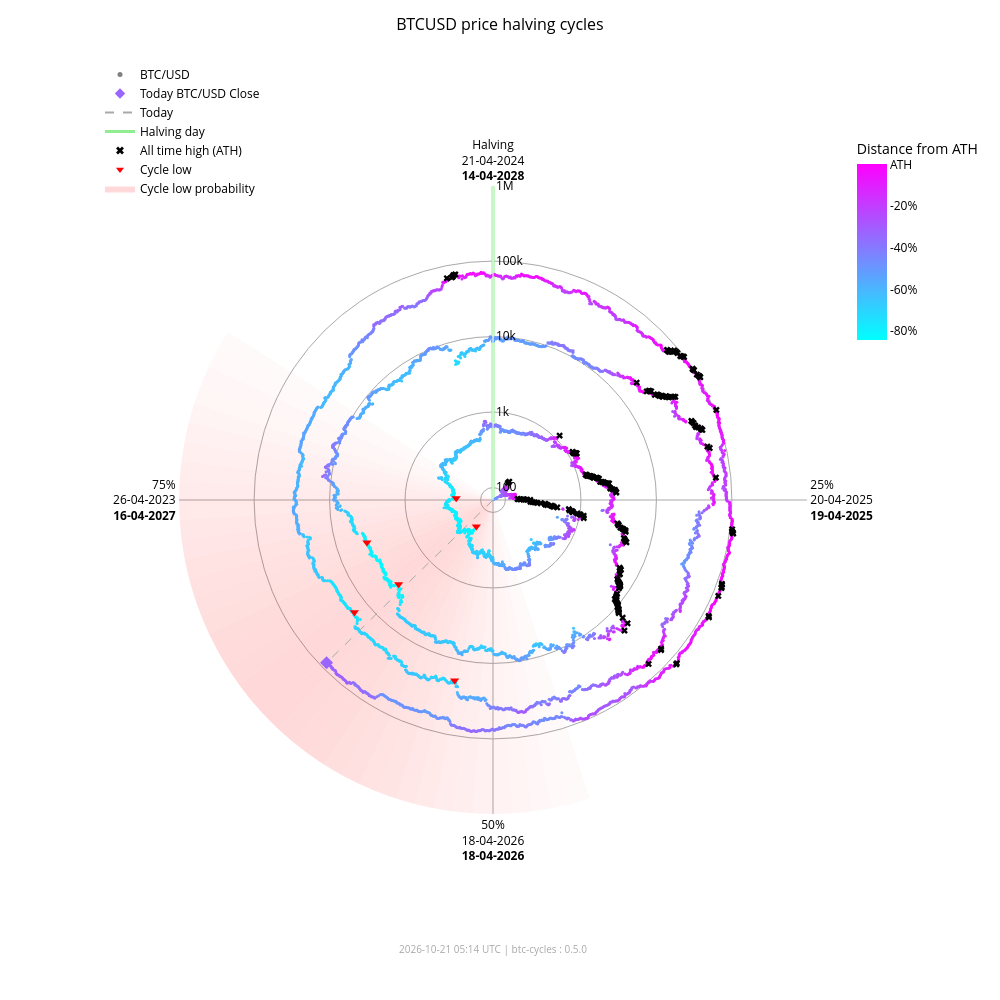

Here is the notebook cell this chart was saved with:
### Markdown cell above
### Interactive chart (plotly)

### Code cell
fig_interactive = btc.plot(
    kind="interactive",
    from_date="2012-11-28",
)
# plotly config for interactivity
config = {"scrollZoom": True, "displayModeBar": True}
# display in notebook
fig_interactive.show(config=config)

### Figure 1 — Plotly figure (JSON) as saved in the notebook; plotly's stock layout.template omitted (floating-point values rounded to 4 significant figures; data arrays with more than 128 entries replaced by an {"elided": "..."} marker saying what was removed)
{"data": [{"fill": "toself", "fillcolor": "rgba(255,0,0,0.018306980149439524)", "hoverinfo": "skip", "line": {"width": 0}, "mode": "lines", "r": [68.43, 1000000, 1000000, 68.43, 68.43], "showlegend": false, "theta": [162.0, 162.0, 165.6, 165.6, 162.0], "type": "scatterpolar"}, {"fill": "toself", "fillcolor": "rgba(255,0,0,0.02405911634527998)", "hoverinfo": "skip", "line": {"width": 0}, "mode": "lines", "r": [68.43, 1000000, 1000000, 68.43, 68.43], "showlegend": false, "theta": [165.6, 165.6, 169.2, 169.2, 165.6], "type": "scatterpolar"}, {"fill": "toself", "fillcolor": "rgba(255,0,0,0.030803449372254352)", "hoverinfo": "skip", "line": {"width": 0}, "mode": "lines", "r": [68.43, 1000000, 1000000, 68.43, 68.43], "showlegend": false, "theta": [169.2, 169.2, 172.8, 172.8, 169.2], "type": "scatterpolar"}, {"fill": "toself", "fillcolor": "rgba(255,0,0,0.03847233586005252)", "hoverinfo": "skip", "line": {"width": 0}, "mode": "lines", "r": [68.43, 1000000, 1000000, 68.43, 68.43], "showlegend": false, "theta": [172.8, 172.8, 176.4, 176.4, 172.8], "type": "scatterpolar"}, {"fill": "toself", "fillcolor": "rgba(255,0,0,0.04694405159551339)", "hoverinfo": "skip", "line": {"width": 0}, "mode": "lines", "r": [68.43, 1000000, 1000000, 68.43, 68.43], "showlegend": false, "theta": [176.4, 176.4, 180.0, 180.0, 176.4], "type": "scatterpolar"}, {"fill": "toself", "fillcolor": "rgba(255,0,0,0.05605603979818329)", "hoverinfo": "skip", "line": {"width": 0}, "mode": "lines", "r": [68.43, 1000000, 1000000, 68.43, 68.43], "showlegend": false, "theta": [180.0, 180.0, 183.6, 183.6, 180.0], "type": "scatterpolar"}, {"fill": "toself", "fillcolor": "rgba(255,0,0,0.06562330627802694)", "hoverinfo": "skip", "line": {"width": 0}, "mode": "lines", "r": [68.43, 1000000, 1000000, 68.43, 68.43], "showlegend": false, "theta": [183.6, 183.6, 187.2, 187.2, 183.6], "type": "scatterpolar"}, {"fill": "toself", "fillcolor": "rgba(255,0,0,0.07545707932574237)", "hoverinfo": "skip", "line": {"width": 0}, "mode": "lines", "r": [68.43, 1000000, 1000000, 68.43, 68.43], "showlegend": false, "theta": [187.2, 187.2, 190.8, 190.8, 187.2], "type": "scatterpolar"}, {"fill": "toself", "fillcolor": "rgba(255,0,0,0.08537841060169407)", "hoverinfo": "skip", "line": {"width": 0}, "mode": "lines", "r": [68.43, 1000000, 1000000, 68.43, 68.43], "showlegend": false, "theta": [190.8, 190.8, 194.4, 194.4, 190.8], "type": "scatterpolar"}, {"fill": "toself", "fillcolor": "rgba(255,0,0,0.09522272137134848)", "hoverinfo": "skip", "line": {"width": 0}, "mode": "lines", "r": [68.43, 1000000, 1000000, 68.43, 68.43], "showlegend": false, "theta": [194.4, 194.4, 198.0, 198.0, 194.4], "type": "scatterpolar"}, {"fill": "toself", "fillcolor": "rgba(255,0,0,0.10483418800389058)", "hoverinfo": "skip", "line": {"width": 0}, "mode": "lines", "r": [68.43, 1000000, 1000000, 68.43, 68.43], "showlegend": false, "theta": [198.0, 198.0, 201.6, 201.6, 198.0], "type": "scatterpolar"}, {"fill": "toself", "fillcolor": "rgba(255,0,0,0.11405248627197925)", "hoverinfo": "skip", "line": {"width": 0}, "mode": "lines", "r": [68.43, 1000000, 1000000, 68.43, 68.43], "showlegend": false, "theta": [201.6, 201.6, 205.2, 205.2, 201.6], "type": "scatterpolar"}, {"fill": "toself", "fillcolor": "rgba(255,0,0,0.12269756305009562)", "hoverinfo": "skip", "line": {"width": 0}, "mode": "lines", "r": [68.43, 1000000, 1000000, 68.43, 68.43], "showlegend": false, "theta": [205.2, 205.2, 208.8, 208.8, 205.2], "type": "scatterpolar"}, {"fill": "toself", "fillcolor": "rgba(255,0,0,0.13055959037792858)", "hoverinfo": "skip", "line": {"width": 0}, "mode": "lines", "r": [68.43, 1000000, 1000000, 68.43, 68.43], "showlegend": false, "theta": [208.8, 208.8, 212.4, 212.4, 208.8], "type": "scatterpolar"}, {"fill": "toself", "fillcolor": "rgba(255,0,0,0.13740037014073872)", "hoverinfo": "skip", "line": {"width": 0}, "mode": "lines", "r": [68.43, 1000000, 1000000, 68.43, 68.43], "showlegend": false, "theta": [212.4, 212.4, 216.0, 216.0, 212.4], "type": "scatterpolar"}, {"fill": "toself", "fillcolor": "rgba(255,0,0,0.14296927208088228)", "hoverinfo": "skip", "line": {"width": 0}, "mode": "lines", "r": [68.43, 1000000, 1000000, 68.43, 68.43], "showlegend": false, "theta": [216.0, 216.0, 219.6, 219.6, 216.0], "type": "scatterpolar"}, {"fill": "toself", "fillcolor": "rgba(255,0,0,0.14703219887325494)", "hoverinfo": "skip", "line": {"width": 0}, "mode": "lines", "r": [68.43, 1000000, 1000000, 68.43, 68.43], "showlegend": false, "theta": [219.6, 219.6, 223.2, 223.2, 219.6], "type": "scatterpolar"}, {"fill": "toself", "fillcolor": "rgba(255,0,0,0.14940752827264187)", "hoverinfo": "skip", "line": {"width": 0}, "mode": "lines", "r": [68.43, 1000000, 1000000, 68.43, 68.43], "showlegend": false, "theta": [223.2, 223.2, 226.8, 226.8, 223.2], "type": "scatterpolar"}, {"fill": "toself", "fillcolor": "rgba(255,0,0,0.15)", "hoverinfo": "skip", "line": {"width": 0}, "mode": "lines", "r": [68.43, 1000000, 1000000, 68.43, 68.43], "showlegend": false, "theta": [226.8, 226.8, 230.4, 230.4, 226.8], "type": "scatterpolar"}, {"fill": "toself", "fillcolor": "rgba(255,0,0,0.14882314851976614)", "hoverinfo": "skip", "line": {"width": 0}, "mode": "lines", "r": [68.43, 1000000, 1000000, 68.43, 68.43], "showlegend": false, "theta": [230.4, 230.4, 234.0, 234.0, 230.4], "type": "scatterpolar"}, {"fill": "toself", "fillcolor": "rgba(255,0,0,0.14600334989350275)", "hoverinfo": "skip", "line": {"width": 0}, "mode": "lines", "r": [68.43, 1000000, 1000000, 68.43, 68.43], "showlegend": false, "theta": [234.0, 234.0, 237.6, 237.6, 234.0], "type": "scatterpolar"}, {"fill": "toself", "fillcolor": "rgba(255,0,0,0.14176315293000513)", "hoverinfo": "skip", "line": {"width": 0}, "mode": "lines", "r": [68.43, 1000000, 1000000, 68.43, 68.43], "showlegend": false, "theta": [237.6, 237.6, 241.2, 241.2, 237.6], "type": "scatterpolar"}, {"fill": "toself", "fillcolor": "rgba(255,0,0,0.1363869302869166)", "hoverinfo": "skip", "line": {"width": 0}, "mode": "lines", "r": [68.43, 1000000, 1000000, 68.43, 68.43], "showlegend": false, "theta": [241.2, 241.2, 244.8, 244.8, 241.2], "type": "scatterpolar"}, {"fill": "toself", "fillcolor": "rgba(255,0,0,0.13017643696734477)", "hoverinfo": "skip", "line": {"width": 0}, "mode": "lines", "r": [68.43, 1000000, 1000000, 68.43, 68.43], "showlegend": false, "theta": [244.8, 244.8, 248.4, 248.4, 244.8], "type": "scatterpolar"}, {"fill": "toself", "fillcolor": "rgba(255,0,0,0.1234063302665758)", "hoverinfo": "skip", "line": {"width": 0}, "mode": "lines", "r": [68.43, 1000000, 1000000, 68.43, 68.43], "showlegend": false, "theta": [248.4, 248.4, 252.0, 252.0, 248.4], "type": "scatterpolar"}, {"fill": "toself", "fillcolor": "rgba(255,0,0,0.11628949020714345)", "hoverinfo": "skip", "line": {"width": 0}, "mode": "lines", "r": [68.43, 1000000, 1000000, 68.43, 68.43], "showlegend": false, "theta": [252.0, 252.0, 255.6, 255.6, 252.0], "type": "scatterpolar"}, {"fill": "toself", "fillcolor": "rgba(255,0,0,0.108959277972535)", "hoverinfo": "skip", "line": {"width": 0}, "mode": "lines", "r": [68.43, 1000000, 1000000, 68.43, 68.43], "showlegend": false, "theta": [255.6, 255.6, 259.2, 259.2, 255.6], "type": "scatterpolar"}, {"fill": "toself", "fillcolor": "rgba(255,0,0,0.1014715299920515)", "hoverinfo": "skip", "line": {"width": 0}, "mode": "lines", "r": [68.43, 1000000, 1000000, 68.43, 68.43], "showlegend": false, "theta": [259.2, 259.2, 262.8, 262.8, 259.2], "type": "scatterpolar"}, {"fill": "toself", "fillcolor": "rgba(255,0,0,0.09382430417652897)", "hoverinfo": "skip", "line": {"width": 0}, "mode": "lines", "r": [68.43, 1000000, 1000000, 68.43, 68.43], "showlegend": false, "theta": [262.8, 262.8, 266.4, 266.4, 262.8], "type": "scatterpolar"}, {"fill": "toself", "fillcolor": "rgba(255,0,0,0.08598937207621672)", "hoverinfo": "skip", "line": {"width": 0}, "mode": "lines", "r": [68.43, 1000000, 1000000, 68.43, 68.43], "showlegend": false, "theta": [266.4, 266.4, 270.0, 270.0, 266.4], "type": "scatterpolar"}, {"fill": "toself", "fillcolor": "rgba(255,0,0,0.07794710108398434)", "hoverinfo": "skip", "line": {"width": 0}, "mode": "lines", "r": [68.43, 1000000, 1000000, 68.43, 68.43], "showlegend": false, "theta": [270.0, 270.0, 273.6, 273.6, 270.0], "type": "scatterpolar"}, {"fill": "toself", "fillcolor": "rgba(255,0,0,0.06971614429145927)", "hoverinfo": "skip", "line": {"width": 0}, "mode": "lines", "r": [68.43, 1000000, 1000000, 68.43, 68.43], "showlegend": false, "theta": [273.6, 273.6, 277.2, 277.2, 273.6], "type": "scatterpolar"}, {"fill": "toself", "fillcolor": "rgba(255,0,0,0.061371174705723626)", "hoverinfo": "skip", "line": {"width": 0}, "mode": "lines", "r": [68.43, 1000000, 1000000, 68.43, 68.43], "showlegend": false, "theta": [277.2, 277.2, 280.8, 280.8, 277.2], "type": "scatterpolar"}, {"fill": "toself", "fillcolor": "rgba(255,0,0,0.05304520605236535)", "hoverinfo": "skip", "line": {"width": 0}, "mode": "lines", "r": [68.43, 1000000, 1000000, 68.43, 68.43], "showlegend": false, "theta": [280.8, 280.8, 284.4, 284.4, 280.8], "type": "scatterpolar"}, {"fill": "toself", "fillcolor": "rgba(255,0,0,0.044916938988340704)", "hoverinfo": "skip", "line": {"width": 0}, "mode": "lines", "r": [68.43, 1000000, 1000000, 68.43, 68.43], "showlegend": false, "theta": [284.4, 284.4, 288.0, 288.0, 284.4], "type": "scatterpolar"}, {"fill": "toself", "fillcolor": "rgba(255,0,0,0.0371870550186571)", "hoverinfo": "skip", "line": {"width": 0}, "mode": "lines", "r": [68.43, 1000000, 1000000, 68.43, 68.43], "showlegend": false, "theta": [288.0, 288.0, 291.6, 291.6, 288.0], "type": "scatterpolar"}, {"fill": "toself", "fillcolor": "rgba(255,0,0,0.030049603184432498)", "hoverinfo": "skip", "line": {"width": 0}, "mode": "lines", "r": [68.43, 1000000, 1000000, 68.43, 68.43], "showlegend": false, "theta": [291.6, 291.6, 295.2, 295.2, 291.6], "type": "scatterpolar"}, {"fill": "toself", "fillcolor": "rgba(255,0,0,0.023665126797805223)", "hoverinfo": "skip", "line": {"width": 0}, "mode": "lines", "r": [68.43, 1000000, 1000000, 68.43, 68.43], "showlegend": false, "theta": [295.2, 295.2, 298.8, 298.8, 295.2], "type": "scatterpolar"}, {"fill": "toself", "fillcolor": "rgba(255,0,0,0.018141004067302662)", "hoverinfo": "skip", "line": {"width": 0}, "mode": "lines", "r": [68.43, 1000000, 1000000, 68.43, 68.43], "showlegend": false, "theta": [298.8, 298.8, 302.4, 302.4, 298.8], "type": "scatterpolar"}, {"hoverinfo": "skip", "line": {"color": "darkgrey", "dash": "dash", "width": 1}, "mode": "lines", "r": [68.43, 82940.0], "showlegend": false, "theta": [225.6, 225.6], "type": "scatterpolar"}, {"hoverinfo": "skip", "line": {"color": "lightgreen", "width": 3}, "mode": "lines", "r": [68.43, 1000000], "showlegend": false, "theta": [0, 0], "type": "scatterpolar"}, {"hoverinfo": "text", "marker": {"color": {"elided": "4925 str values"}, "size": 3}, "mode": "markers", "r": {"elided": "4925 float values"}, "showlegend": false, "text": {"elided": "4925 str values"}, "theta": {"elided": "4925 float values"}, "type": "scatterpolar"}, {"hoverinfo": "text", "marker": {"color": "#9a65ff", "size": 10, "symbol": "diamond"}, "mode": "markers", "r": [82940.0], "showlegend": false, "text": ["Today<br>Date: 2026-10-20<br>Price: $82,941.00"], "theta": [225.6], "type": "scatterpolar"}, {"hoverinfo": "text", "marker": {"color": "black", "size": 6, "symbol": "x"}, "mode": "markers", "r": {"elided": "182 float values"}, "showlegend": false, "text": {"elided": "182 str values"}, "theta": {"elided": "182 float values"}, "type": "scatterpolar"}, {"hoverinfo": "text", "marker": {"color": "red", "size": 8, "symbol": "triangle-down"}, "mode": "markers", "r": [178.1, 210.5, 3237.0, 3961.0, 19020.0, 15790.0], "showlegend": false, "text": ["Cycle Low<br>Date: 2015-01-14<br>Price: $178.10<br>ATH distance: -84.5%", "Cycle Low<br>Date: 2015-08-24<br>Price: $210.49<br>ATH distance: -81.7%", "Cycle Low<br>Date: 2018-12-15<br>Price: $3,236.76<br>ATH distance: -83.4%", "Cycle Low<br>Date: 2019-03-15<br>Price: $3,960.91<br>ATH distance: -79.7%", "Cycle Low<br>Date: 2022-06-18<br>Price: $19,017.64<br>ATH distance: -71.9%", "Cycle Low<br>Date: 2022-11-21<br>Price: $15,787.28<br>ATH distance: -76.6%"], "theta": [212.1, 272.7, 228.3, 251.4, 192.0, 231.0], "type": "scatterpolar"}, {"marker": {"color": "grey", "size": 5}, "mode": "markers", "name": "BTC/USD", "r": [null], "theta": [null], "type": "scatterpolar"}, {"marker": {"color": "#9a65ff", "size": 8, "symbol": "diamond"}, "mode": "markers", "name": "Today BTC/USD Close", "r": [null], "theta": [null], "type": "scatterpolar"}, {"line": {"color": "darkgrey", "dash": "dash"}, "mode": "lines", "name": "Today", "r": [null], "theta": [null], "type": "scatterpolar"}, {"line": {"color": "lightgreen", "width": 3}, "mode": "lines", "name": "Halving day", "r": [null], "theta": [null], "type": "scatterpolar"}, {"marker": {"color": "black", "size": 7, "symbol": "x"}, "mode": "markers", "name": "All time high (ATH)", "r": [null], "theta": [null], "type": "scatterpolar"}, {"marker": {"color": "red", "size": 7, "symbol": "triangle-down"}, "mode": "markers", "name": "Cycle low", "r": [null], "theta": [null], "type": "scatterpolar"}, {"fill": "toself", "fillcolor": "rgba(255,0,0,0.15)", "line": {"width": 0}, "mode": "lines", "name": "Cycle low probability", "r": [null], "theta": [null], "type": "scatterpolar"}, {"hoverinfo": "skip", "marker": {"cmax": 0, "cmin": -0.8453, "color": [0], "colorbar": {"len": 0.25, "ticktext": ["ATH", "-20%", "-40%", "-60%", "-80%", "-100%"], "tickvals": [0, -0.2, -0.4, -0.6, -0.8, -1.0], "title": {"text": "Distance from ATH"}, "x": 0.95, "y": 0.92, "yanchor": "top"}, "colorscale": {"elided": "256x2 mixed values"}, "showscale": true, "size": 0}, "mode": "markers", "r": [null], "showlegend": false, "theta": [null], "type": "scatterpolar"}], "layout": {"annotations": [{"font": {"color": "darkgrey", "size": 10}, "showarrow": false, "text": "2026-10-21 05:14 UTC | btc-cycles : 0.5.0", "x": 0.5, "xref": "paper", "y": -0.02, "yref": "paper"}], "font": {"color": "black"}, "height": 1000, "legend": {"bgcolor": "rgba(0,0,0,0)", "font": {"color": "black"}, "x": 0.0, "y": 1.0}, "margin": {"b": 60, "l": 100, "r": 80, "t": 60}, "paper_bgcolor": "white", "plot_bgcolor": "white", "polar": {"angularaxis": {"color": "black", "direction": "clockwise", "gridcolor": "darkgrey", "rotation": 90, "ticktext": ["Halving<br>21-04-2024<br><b>14-04-2028</b>", "25%<br>20-04-2025<br><b>19-04-2025</b>", "50%<br>18-04-2026<br><b>18-04-2026</b>", "75%<br>26-04-2023<br><b>16-04-2027</b>"], "tickvals": [0, 90, 180, 270]}, "bgcolor": "white", "domain": {"x": [0.1, 0.9], "y": [0.05, 0.95]}, "radialaxis": {"angle": 90, "color": "black", "gridcolor": "darkgrey", "range": [1.835, 6.0], "tickangle": 90, "ticktext": ["100", "1k", "10k", "100k", "1M"], "tickvals": [100, 1000, 10000, 100000, 1000000], "type": "log"}}, "title": {"font": {"color": "black", "size": 16}, "text": "BTCUSD price halving cycles", "x": 0.5}, "width": 1000}}
